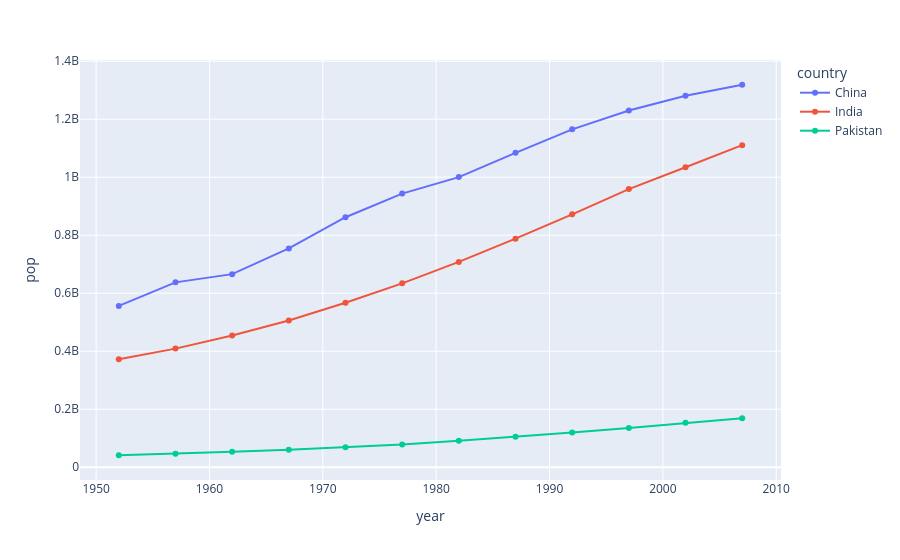

Notebook code for this chart:
### Markdown cell above
## 🎤 3. Interview Question
**Q:** What does the `text_auto=True` parameter do in a Plotly Histogram or Bar chart?
**A:** It automatically calculates the aggregate value (count, sum, etc.) for each bin/bar and renders that number directly on top of the shape, eliminating the need to hover to see the exact frequency.

## 🎯 4. Practice Tasks
*   **Level 1:** Plot a line chart of the `lifeExp` of `USA`, `Canada`, and `Mexico` over time.
*   **Level 2:** Create a grouped (non-stacked) bar chart of `gdpPercap` for `Europe` in 2007. (Hint: `barmode='group'`).
*   **Level 3:** Plot an overlaid histogram of `sepal_length` for all Iris species. (Hint: `barmode='overlay'`).
*   **Level 4:** Create a bar chart animation showing the top 5 countries by `pop` changing from 1952 to 2007.
*   **Level 5:** Add a horizontal line at the global average `lifeExp` using `fig.add_hline()`.

### Code cell
# ==========================================
# 💻 CODE & PRACTICE: MODULE 2
# ==========================================
# Example Execution
fig_line = px.line(df_gapminder.query("country in ['India', 'China', 'Pakistan']"), x="year", y="pop", color="country", markers=True)
fig_line.show()

# --- YOUR TURN ---
# Level 1-5: Master Line, Bar, and Histograms!

### Figure 1 — Plotly figure (JSON) as saved in the notebook; plotly's stock layout.template omitted (floating-point values rounded to 4 significant figures)
{"data": [{"hovertemplate": "country=China<br>year=%{x}<br>pop=%{y}<extra></extra>", "legendgroup": "China", "line": {"color": "#636efa", "dash": "solid"}, "marker": {"symbol": "circle"}, "mode": "lines+markers", "name": "China", "orientation": "v", "showlegend": true, "type": "scatter", "x": [1952, 1957, 1962, 1967, 1972, 1977, 1982, 1987, 1992, 1997, 2002, 2007], "xaxis": "x", "y": [556263527, 637408000, 665770000, 754550000, 862030000, 943455000, 1000281000, 1084035000, 1164970000, 1230075000, 1280400000, 1318683096], "yaxis": "y"}, {"hovertemplate": "country=India<br>year=%{x}<br>pop=%{y}<extra></extra>", "legendgroup": "India", "line": {"color": "#EF553B", "dash": "solid"}, "marker": {"symbol": "circle"}, "mode": "lines+markers", "name": "India", "orientation": "v", "showlegend": true, "type": "scatter", "x": [1952, 1957, 1962, 1967, 1972, 1977, 1982, 1987, 1992, 1997, 2002, 2007], "xaxis": "x", "y": [372000000, 409000000, 454000000, 506000000, 567000000, 634000000, 708000000, 788000000, 872000000, 959000000, 1034172547, 1110396331], "yaxis": "y"}, {"hovertemplate": "country=Pakistan<br>year=%{x}<br>pop=%{y}<extra></extra>", "legendgroup": "Pakistan", "line": {"color": "#00cc96", "dash": "solid"}, "marker": {"symbol": "circle"}, "mode": "lines+markers", "name": "Pakistan", "orientation": "v", "showlegend": true, "type": "scatter", "x": [1952, 1957, 1962, 1967, 1972, 1977, 1982, 1987, 1992, 1997, 2002, 2007], "xaxis": "x", "y": [41346560, 46679944, 53100671, 60641899, 69325921, 78152686, 91462088, 105186881, 120065004, 135564834, 153403524, 169270617], "yaxis": "y"}], "layout": {"legend": {"title": {"text": "country"}, "tracegroupgap": 0}, "margin": {"t": 60}, "xaxis": {"anchor": "y", "domain": [0, 1], "title": {"text": "year"}}, "yaxis": {"anchor": "x", "domain": [0, 1], "title": {"text": "pop"}}}}
